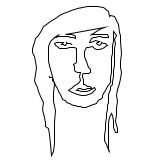
Frame 1 (no input)
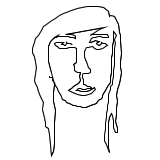
Frame 2 (the mouse pressed at the canvas centre, redrawn once)

The Processing sketch that drew these frames (run headless with seeded random() and noise(); the mouse was pressed at the canvas centre and the sketch redrawn once):

// Processing sketch: processing_39883
// ── processing_39883.pde


void setup() {
  size(160, 160);
  background(255);
  noLoop();
  smooth();
}

void draw() {
perfil();  // perfil normal
save("perfil.jpg"); 

}

void perfil(){
beginShape();

vertex(71,44);

vertex(71,44);

vertex(70,43);

vertex(69,43);

vertex(67,43);

vertex(66,42);

vertex(66,43);

vertex(65,45);

vertex(64,45);

vertex(63,44);

vertex(61,44);

vertex(62,43);

vertex(63,42);

vertex(61,42);

vertex(59,42);

vertex(57,42);

vertex(56,42);

vertex(54,43);

vertex(55,45);

vertex(57,46);

vertex(59,48);

vertex(61,48);

vertex(64,48);

vertex(66,48);

vertex(69,47);

vertex(71,47);

vertex(74,47);

vertex(76,48);

vertex(76,51);

vertex(76,53);

vertex(76,55);

vertex(76,58);

vertex(76,60);

vertex(76,62);

vertex(73,64);

vertex(74,66);

vertex(74,70);

vertex(75,71);

vertex(77,72);

vertex(78,72);

vertex(80,72);

vertex(79,76);

vertex(80,80);

vertex(78,83);

vertex(76,84);

vertex(73,86);

vertex(71,88);

vertex(69,89);

vertex(68,90);

vertex(72,92);

vertex(77,94);

vertex(81,95);

vertex(85,95);

vertex(88,94);

vertex(91,93);

vertex(93,91);

vertex(95,89);

vertex(94,87);

vertex(91,89);

vertex(89,90);

vertex(86,91);

vertex(81,91);

vertex(78,90);

vertex(76,90);

vertex(78,88);

vertex(80,88);

vertex(82,89);

vertex(85,89);

vertex(87,88);

vertex(90,88);

vertex(91,88);

vertex(91,87);

vertex(89,86);

vertex(87,86);

vertex(86,85);

vertex(84,84);

vertex(83,84);

vertex(83,79);

vertex(82,77);

vertex(82,74);

vertex(83,73);

vertex(86,73);

vertex(88,73);

vertex(90,72);

vertex(90,69);

vertex(88,67);

vertex(87,64);

vertex(86,61);

vertex(85,59);

vertex(84,56);

vertex(84,51);

vertex(85,49);

vertex(86,47);

vertex(88,47);

vertex(92,46);

vertex(94,48);

vertex(96,49);

vertex(99,49);

vertex(102,48);

vertex(104,47);

vertex(105,46);

vertex(107,45);

vertex(106,44);

vertex(105,43);

vertex(103,43);

vertex(101,42);

vertex(101,43);

vertex(100,44);

vertex(99,45);

vertex(97,44);

vertex(96,43);

vertex(97,42);

vertex(98,42);

vertex(99,41);

vertex(98,41);

vertex(95,40);

vertex(93,41);

vertex(90,42);

vertex(89,42);



vertex(90,40);

vertex(91,38);

vertex(93,37);

vertex(95,37);

vertex(98,36);

vertex(100,36);

vertex(102,37);

vertex(105,37);

vertex(108,37);

vertex(108,37);

vertex(108,36);

vertex(107,34);

vertex(104,34);

vertex(102,34);

vertex(99,34);

vertex(96,34);

vertex(94,34);

vertex(91,34);

vertex(90,35);

vertex(91,34);

vertex(93,33);

vertex(96,31);

vertex(99,29);

vertex(104,27);

vertex(65,34);
vertex(67,34);
vertex(69,34);
vertex(71,34);
vertex(74,35);
vertex(75,36);
vertex(75,37);
vertex(75,38);
vertex(75,38);
vertex(73,37);
vertex(70,37);
vertex(68,36);
vertex(66,36);
vertex(65,36);
vertex(63,36);
vertex(62,36);
vertex(60,36);
vertex(59,36);
vertex(58,36);
vertex(57,36);
vertex(56,37);
vertex(54,37);
vertex(53,38); 







vertex(59,34);

vertex(54,37);

vertex(50,41);

vertex(48,46);

vertex(48,54);

vertex(48,61);

vertex(50,69);

vertex(52,76);

vertex(54,84);

vertex(53,92);

vertex(53,101);

vertex(55,110);

vertex(54,122);

vertex(54,134);

vertex(54,143);

vertex(53,151);

vertex(51,155);

vertex(50,144);

vertex(49,134);

vertex(48,128);

vertex(45,126);

vertex(45,122);

vertex(44,117);

vertex(43,113);

vertex(42,109);

vertex(43,102);

vertex(40,96);

vertex(38,91);

vertex(37,87);

vertex(35,83);

vertex(34,80);

vertex(35,74);

vertex(36,67);

vertex(35,61);

vertex(34,56);

vertex(32,52);

vertex(32,48);

vertex(34,42);

vertex(35,38);

vertex(38,35);

vertex(41,30);

vertex(43,26);

vertex(46,24);

vertex(50,21);

vertex(55,18);

vertex(59,15);

vertex(63,13);

vertex(66,12);

vertex(71,10);

vertex(77,8);

vertex(82,7);

vertex(87,6);

vertex(97,6);

vertex(103,7);

vertex(108,11);

vertex(109,16);

vertex(110,15);

vertex(114,16);

vertex(116,20);

vertex(118,24);

vertex(119,32);

vertex(120,35);

vertex(120,41);

vertex(121,53);

vertex(120,61);

vertex(120,67);

vertex(121,72);

vertex(120,78);

vertex(119,83);

vertex(117,89);

vertex(116,95);

vertex(117,101);

vertex(116,107);

vertex(116,114);

vertex(115,121);

vertex(117,128);

vertex(117,132);

vertex(115,132);

vertex(113,127);

vertex(113,124);

vertex(113,120);

vertex(112,115);

vertex(111,113);

vertex(109,117);

vertex(108,122);

vertex(108,128);

vertex(108,135);

vertex(108,141);

vertex(108,148);

vertex(109,152);

vertex(106,144);

vertex(104,140);

vertex(104,135);

vertex(105,129);

vertex(105,123);

vertex(106,117);

vertex(106,113);

vertex(107,109);

vertex(107,105);

vertex(108,102);

vertex(108,98);

vertex(108,94);

vertex(110,89);

vertex(110,86);

vertex(112,84);

vertex(112,81);

vertex(113,76);

vertex(113,73);

vertex(113,70);

vertex(114,65);

vertex(114,60);

vertex(114,57);

vertex(114,54);

vertex(114,50);

vertex(114,48);

vertex(115,43);

vertex(114,39);

vertex(116,35);

vertex(114,32);

vertex(113,31);

vertex(113,37);

vertex(113,41);

vertex(112,45);

vertex(112,49);

vertex(112,53);

vertex(111,57);

vertex(111,63);

vertex(111,67);

vertex(111,72);

vertex(110,77);

vertex(110,82);

vertex(107,86);

vertex(105,90);

vertex(103,93);

vertex(102,95);

vertex(102,97);

vertex(100,99);

vertex(99,99);

vertex(97,101);

vertex(96,103);

vertex(93,104);

vertex(90,105);

vertex(88,106);

vertex(85,107);

vertex(82,107);

vertex(80,106);

vertex(77,106);

vertex(75,105);

vertex(73,105);

vertex(71,104);

vertex(69,103);

vertex(66,102);

vertex(65,100);

vertex(62,99);

vertex(61,96);

vertex(60,94);

vertex(58,91);

vertex(57,88);

vertex(55,85);

vertex(54,82);

vertex(54,82);

vertex(52,80);

vertex(52,77);

vertex(49,77);

vertex(49,76);

endShape();
}
